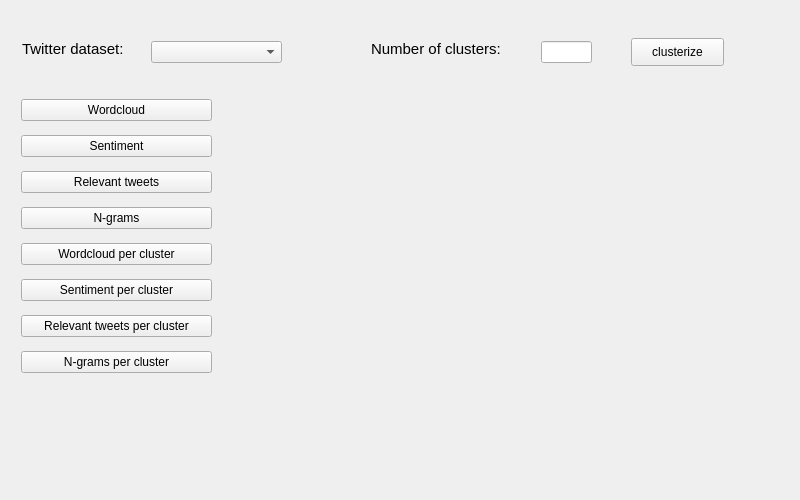
<?xml version="1.0" encoding="UTF-8"?>
<ui version="4.0">
 <class>widgetAnalyseTweets</class>
 <widget class="QWidget" name="widgetAnalyseTweets">
  <property name="geometry">
   <rect>
    <x>0</x>
    <y>0</y>
    <width>800</width>
    <height>500</height>
   </rect>
  </property>
  <property name="windowTitle">
   <string>Analyse Tweets</string>
  </property>
  <layout class="QHBoxLayout" name="horizontalLayout">
   <item>
    <widget class="QWidget" name="widgetMainWidget" native="true">
     <widget class="QComboBox" name="comboBoxTweets">
      <property name="geometry">
       <rect>
        <x>140</x>
        <y>30</y>
        <width>131</width>
        <height>22</height>
       </rect>
      </property>
     </widget>
     <widget class="QLabel" name="label_2">
      <property name="geometry">
       <rect>
        <x>360</x>
        <y>27</y>
        <width>155</width>
        <height>22</height>
       </rect>
      </property>
      <property name="font">
       <font>
        <pointsize>11</pointsize>
       </font>
      </property>
      <property name="text">
       <string>Number of clusters:</string>
      </property>
     </widget>
     <widget class="QPushButton" name="pushButtonClusterize">
      <property name="geometry">
       <rect>
        <x>620</x>
        <y>27</y>
        <width>93</width>
        <height>28</height>
       </rect>
      </property>
      <property name="text">
       <string>clusterize</string>
      </property>
     </widget>
     <widget class="QLabel" name="label">
      <property name="geometry">
       <rect>
        <x>11</x>
        <y>27</y>
        <width>122</width>
        <height>22</height>
       </rect>
      </property>
      <property name="font">
       <font>
        <pointsize>11</pointsize>
       </font>
      </property>
      <property name="text">
       <string>Twitter dataset:</string>
      </property>
     </widget>
     <widget class="QLineEdit" name="lineEditClusters">
      <property name="geometry">
       <rect>
        <x>530</x>
        <y>30</y>
        <width>51</width>
        <height>22</height>
       </rect>
      </property>
     </widget>
     <widget class="QWidget" name="verticalLayoutWidget">
      <property name="geometry">
       <rect>
        <x>10</x>
        <y>80</y>
        <width>191</width>
        <height>291</height>
       </rect>
      </property>
      <layout class="QVBoxLayout" name="vLayoutButtons">
       <item>
        <widget class="QPushButton" name="pushButtonWordCloud">
         <property name="text">
          <string>Wordcloud</string>
         </property>
        </widget>
       </item>
       <item>
        <widget class="QPushButton" name="pushButtonSentiment">
         <property name="text">
          <string>Sentiment</string>
         </property>
        </widget>
       </item>
       <item>
        <widget class="QPushButton" name="pushButtonRelevantTweets">
         <property name="text">
          <string>Relevant tweets</string>
         </property>
        </widget>
       </item>
       <item>
        <widget class="QPushButton" name="pushButtonNGrams">
         <property name="text">
          <string>N-grams</string>
         </property>
        </widget>
       </item>
       <item>
        <widget class="QPushButton" name="pushButtonWordCloudPerCluster">
         <property name="text">
          <string>Wordcloud per cluster</string>
         </property>
        </widget>
       </item>
       <item>
        <widget class="QPushButton" name="pushButtonSentimentPerCluster">
         <property name="text">
          <string>Sentiment per cluster</string>
         </property>
        </widget>
       </item>
       <item>
        <widget class="QPushButton" name="pushButtonRelevantTweetsPerCluster">
         <property name="text">
          <string>Relevant tweets per cluster</string>
         </property>
        </widget>
       </item>
       <item>
        <widget class="QPushButton" name="pushButtonNGramsPerCluster">
         <property name="text">
          <string>N-grams per cluster</string>
         </property>
        </widget>
       </item>
      </layout>
     </widget>
     <widget class="QWidget" name="verticalLayoutWidget_2">
      <property name="geometry">
       <rect>
        <x>220</x>
        <y>80</y>
        <width>551</width>
        <height>391</height>
       </rect>
      </property>
      <layout class="QVBoxLayout" name="vLayoutContents"/>
     </widget>
    </widget>
   </item>
  </layout>
 </widget>
 <resources/>
 <connections/>
</ui>
